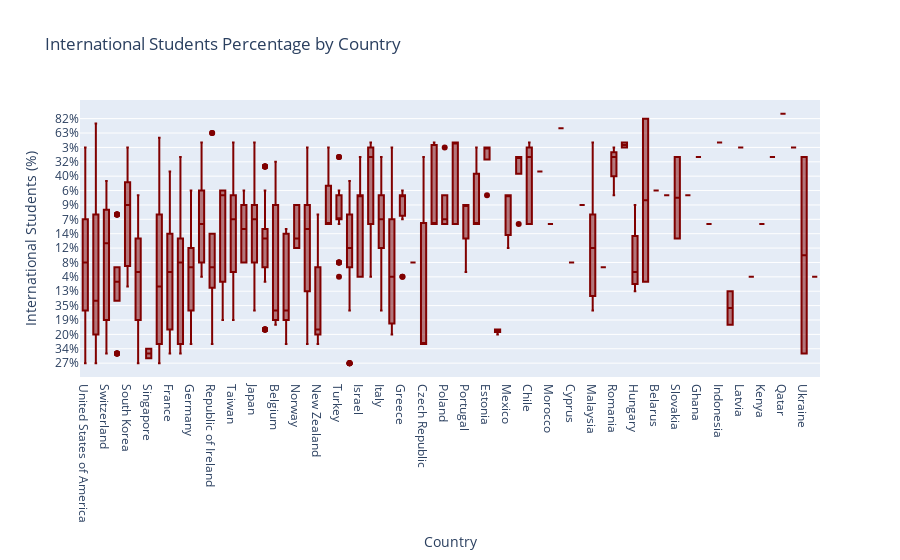

Notebook source saved alongside this figure:
### Code cell
trace = go.Box(
    x=dt["country"],
    y=dt["international_students"],
    name="International Students",
    marker=dict(color='maroon')
)

layout = go.Layout(
    title="International Students Percentage by Country",
    xaxis=dict(title="Country"),
    yaxis=dict(title="International Students (%)"),
    hovermode="closest"
)

fig = go.Figure(data=[trace], layout=layout)
iplot(fig)

### Figure 1 — Plotly figure (JSON) as saved in the notebook; plotly's stock layout.template omitted (floating-point values rounded to 4 significant figures; data arrays with more than 128 entries replaced by an {"elided": "..."} marker saying what was removed)
{"data": [{"marker": {"color": "maroon"}, "name": "International Students", "type": "box", "x": {"elided": "2362 str values"}, "y": {"elided": "2362 str values"}}], "layout": {"hovermode": "closest", "title": {"text": "International Students Percentage by Country"}, "xaxis": {"title": {"text": "Country"}}, "yaxis": {"title": {"text": "International Students (%)"}}}}
